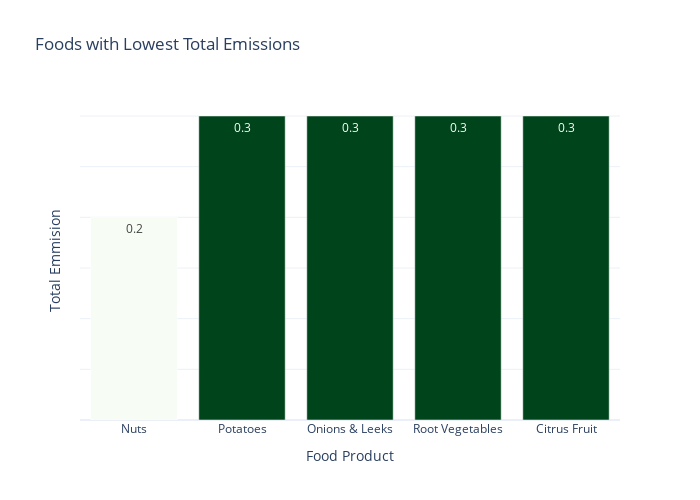

This figure's notebook cell:
### Code cell
fig = px.bar(
    lowest_impact,
    x = "food_product",
    y = "total_emissions",
    color = "total_emissions",
    color_continuous_scale = "Greens",
    title = "Foods with Lowest Total Emissions",
    labels = {"total_emissions": "GHG per 100g protein (kgCO2eq)", "food_product": "Food Product"},
    text = "total_emissions"
)

fig.update_layout(
    xaxis_title = "Food Product",
    yaxis_title = "Total Emmision",
    yaxis = dict(
        showticklabels = False
    ),
    template = "plotly_white",
    width = 700,
    height = 500,
    coloraxis_showscale = False

)
fig.show()

### Figure 1 — Plotly figure (JSON) as saved in the notebook; plotly's stock layout.template omitted (floating-point values rounded to 4 significant figures)
{"data": [{"hovertemplate": "Food Product=%{x}<br>GHG per 100g protein (kgCO2eq)=%{marker.color}<extra></extra>", "legendgroup": "", "marker": {"color": [0.2, 0.3, 0.3, 0.3, 0.3], "coloraxis": "coloraxis", "pattern": {"shape": ""}}, "name": "", "orientation": "v", "showlegend": false, "text": [0.2, 0.3, 0.3, 0.3, 0.3], "textposition": "auto", "type": "bar", "x": ["Nuts", "Potatoes", "Onions & Leeks", "Root Vegetables", "Citrus Fruit"], "xaxis": "x", "y": [0.2, 0.3, 0.3, 0.3, 0.3], "yaxis": "y"}], "layout": {"barmode": "relative", "coloraxis": {"colorbar": {"title": {"text": "GHG per 100g protein (kgCO2eq)"}}, "colorscale": [[0, "rgb(247,252,245)"], [0.125, "rgb(229,245,224)"], [0.25, "rgb(199,233,192)"], [0.375, "rgb(161,217,155)"], [0.5, "rgb(116,196,118)"], [0.625, "rgb(65,171,93)"], [0.75, "rgb(35,139,69)"], [0.875, "rgb(0,109,44)"], [1, "rgb(0,68,27)"]], "showscale": false}, "height": 500, "legend": {"tracegroupgap": 0}, "title": {"text": "Foods with Lowest Total Emissions"}, "width": 700, "xaxis": {"anchor": "y", "domain": [0, 1], "title": {"text": "Food Product"}}, "yaxis": {"anchor": "x", "domain": [0, 1], "showticklabels": false, "title": {"text": "Total Emmision"}}}}
